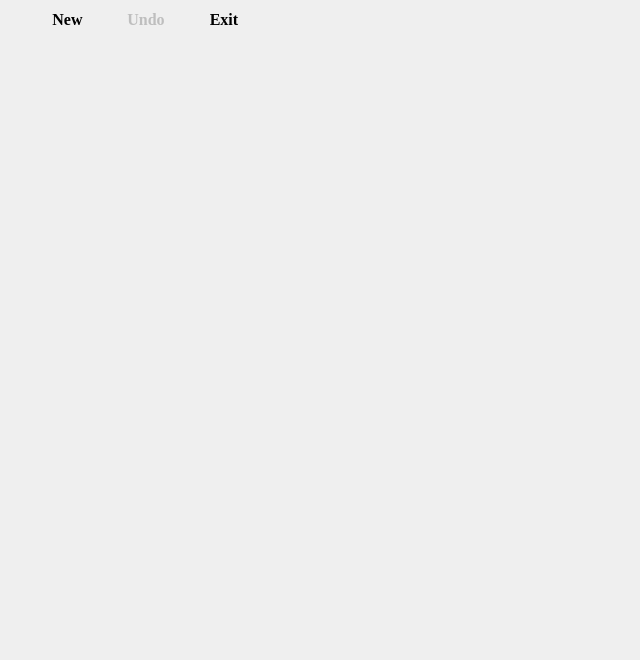
<?xml version="1.0" encoding="UTF-8"?>
<ui version="4.0">
 <class>GameWindowClass</class>
 <widget class="QMainWindow" name="GameWindowClass">
  <property name="geometry">
   <rect>
    <x>0</x>
    <y>0</y>
    <width>640</width>
    <height>660</height>
   </rect>
  </property>
  <property name="mouseTracking">
   <bool>true</bool>
  </property>
  <property name="windowTitle">
   <string>Qt-Gomoku</string>
  </property>
  <widget class="QWidget" name="centralWidget">
   <property name="mouseTracking">
    <bool>true</bool>
   </property>
   <widget class="QWidget" name="horizontalLayoutWidget">
    <property name="geometry">
     <rect>
      <x>20</x>
      <y>-20</y>
      <width>251</width>
      <height>80</height>
     </rect>
    </property>
    <layout class="QHBoxLayout" name="horizontalLayout">
     <item>
      <widget class="QPushButton" name="newGame">
       <property name="font">
        <font>
         <family>Times New Roman</family>
         <pointsize>12</pointsize>
         <bold>true</bold>
        </font>
       </property>
       <property name="cursor">
        <cursorShape>OpenHandCursor</cursorShape>
       </property>
       <property name="styleSheet">
        <string notr="true"/>
       </property>
       <property name="text">
        <string>New</string>
       </property>
       <property name="checkable">
        <bool>false</bool>
       </property>
       <property name="flat">
        <bool>true</bool>
       </property>
      </widget>
     </item>
     <item>
      <widget class="QPushButton" name="undo">
       <property name="enabled">
        <bool>false</bool>
       </property>
       <property name="font">
        <font>
         <family>Times New Roman</family>
         <pointsize>12</pointsize>
         <bold>true</bold>
        </font>
       </property>
       <property name="cursor">
        <cursorShape>OpenHandCursor</cursorShape>
       </property>
       <property name="styleSheet">
        <string notr="true"/>
       </property>
       <property name="text">
        <string>Undo</string>
       </property>
       <property name="checkable">
        <bool>false</bool>
       </property>
       <property name="flat">
        <bool>true</bool>
       </property>
      </widget>
     </item>
     <item>
      <widget class="QPushButton" name="exit">
       <property name="font">
        <font>
         <family>Times New Roman</family>
         <pointsize>12</pointsize>
         <bold>true</bold>
        </font>
       </property>
       <property name="cursor">
        <cursorShape>OpenHandCursor</cursorShape>
       </property>
       <property name="styleSheet">
        <string notr="true"/>
       </property>
       <property name="text">
        <string>Exit</string>
       </property>
       <property name="checkable">
        <bool>false</bool>
       </property>
       <property name="flat">
        <bool>true</bool>
       </property>
      </widget>
     </item>
    </layout>
   </widget>
  </widget>
 </widget>
 <layoutdefault spacing="6" margin="11"/>
 <resources/>
 <connections/>
</ui>
